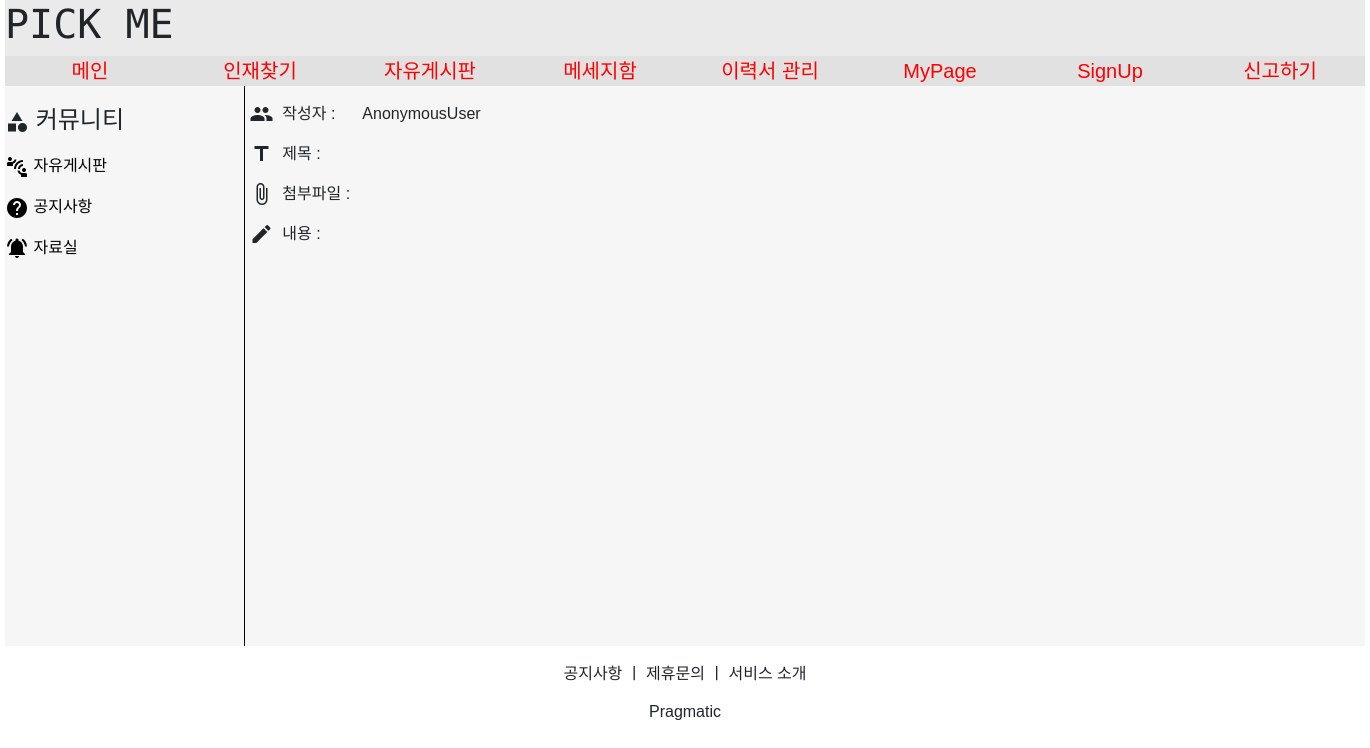
Before: /board/board_detail/13 with the older database file.
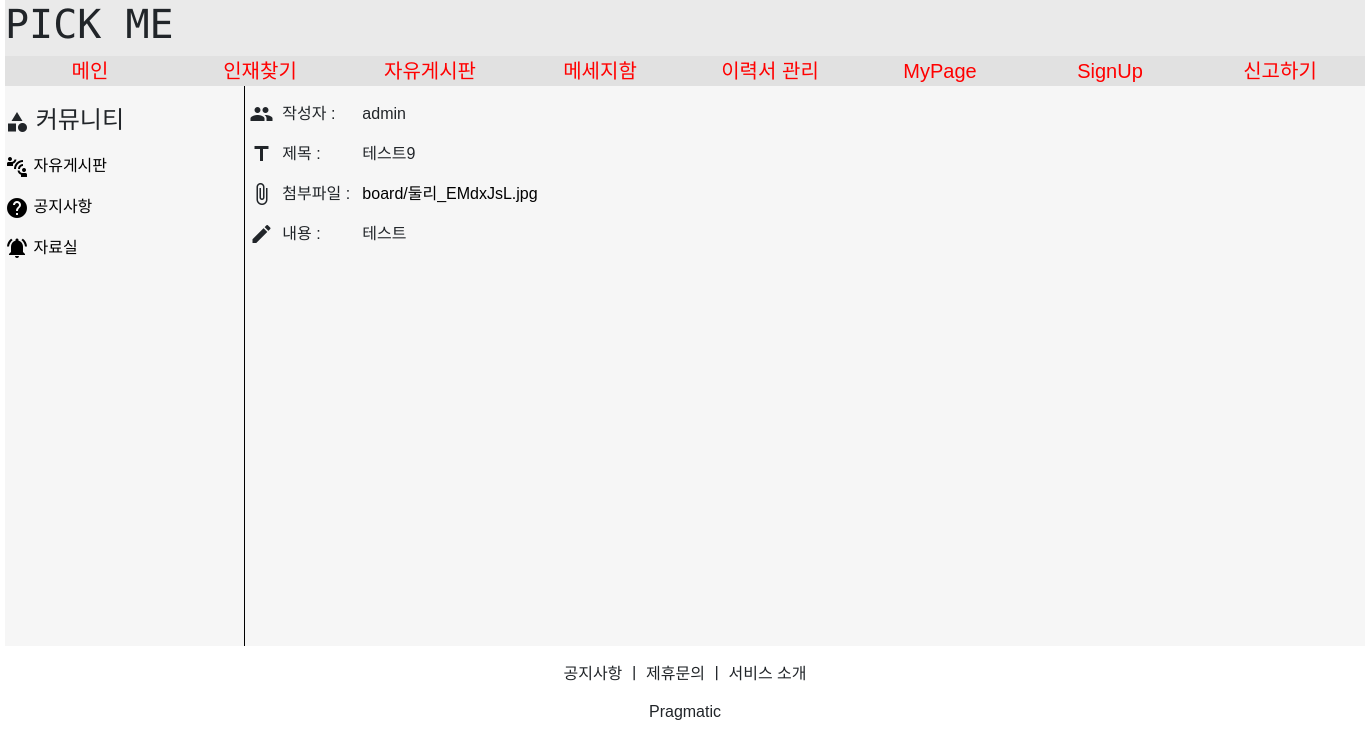
After: the same page with the newer database file.
### accountapp/models.py (models this page shows)
class MyUser(AbstractUser):
    nickname = models.CharField(max_length=20, unique=True)
    company_group = models.CharField(max_length=100)
    company_number = models.CharField(max_length=200)
    company_name = models.CharField(max_length=200)
    company_ceo = models.CharField(max_length=100)
    company_logo = models.FileField(upload_to='company_logo/', null=True, blank=True)
    company_phone_number = models.CharField(max_length=100)
    company_paper = models.FileField(upload_to='company_paper/', null=True, blank=True)
    sos_report = models.IntegerField(default=0)

### boardapp/models.py (models this page shows)
class Board_Model(models.Model):
    board_user = models.ForeignKey(MyUser, on_delete=models.CASCADE, related_name='board_user')
    board_title = models.CharField(max_length=2000)
    board_detail = models.TextField()
    board_date_time = models.DateTimeField(auto_now=True)
    board_file = models.FileField(upload_to='board/', null=True, blank=True)

### boardapp/views.py (the view)
# urls.py: path('board_detail/<int:title>', views.board_detail, name='board_detail'),
def board_detail(request, title):
    context={}
    board = Board_Model.objects.filter(pk=title)
    data = ''
    for temp in board:
        context['user'] = temp.board_user
        context['title'] = temp.board_title
        for temp_data in temp.board_detail:
            if temp_data == ' ':
                data += '∠'
            elif temp_data == '\r':
                data += '∏'
            else:
                data += temp_data
        context['detail'] = data
        print(data, '데이터잘나오나요')
        context['file'] = temp.board_file
    return render(request, 'board_detail.html', context)

### boardapp/templates/board_detail.html (shortened to what this page needs)
{% extends 'base-board.html' %}
{% block content %}
    {% load static %}
    <link rel="stylesheet" href="{% static 'css/board.css' %}">
    <div class="board_content">
        <div class="board_menu">
            <div class="self_margin"></div>
            <div style="font-size:1.5rem;">
                <i style="vertical-align:middle;" class="material-icons">category</i>
                커뮤니티
            </div>
            <div>
                <a href="{% url 'boardapp:board_list' %}">
                    <i style="vertical-align:middle;" class="material-icons">connect_without_contact</i>
                    자유게시판
                </a>
                <a href="{% url 'boardapp:board_gonge_list' %}">
                    <i style="vertical-align:middle;" class="material-icons">help</i>
                    공지사항
                </a>
                <a href="{% url 'boardapp:board_jaro_list' %}">
                    <i style="vertical-align:middle;" class="material-icons">notifications_active</i>
                    자료실
                </a>
            </div>
        </div>
        <div class="board_list2">
            <div class="self_margin"></div>
            <div>
                <i style="vertical-align:middle;" class="material-icons">people</i>
                <div style="width:5rem;">
                    &nbsp;작성자 :
                </div>
                <div style="width:60rem; overflow:hidden;">
                    {{ user }}
                </div>
            </div>
            <div>
                <i style="vertical-align:middle;" class="material-icons">title</i>
                <div style="width:5rem;">
                    &nbsp;제목 :
                </div>
                <div style="width:60rem; overflow:hidden;">
                    {{ title }}
                </div>
            </div>
            <div>
                <i style="vertical-align:middle;" class="material-icons">attach_file</i>
                <div style="width:5rem;">
                    &nbsp;첨부파일 :
                </div>
                <div style="display:flex width:60rem; overflow:hidden;">
                    <a href="/media/{{ file }}" download>
                        {{ file }}
                    </a>
                </div>
            </div>
            <div>
                <i style="vertical-align:middle;" class="material-icons">create</i>
                <div style="width:5rem;">
                    &nbsp;내용 :
                </div>
                <div style="width:60rem; height:20rem; overflow-y: scroll;">
                    {% for list in detail %}{% if list == '∠' %}&nbsp;{% else %}{% if list == '∏' %}<br>{% else %}{{ list }}{% endif %}{% endif %}{% endfor %}
                </div>
            </div>
        </div>
    </div>
{% endblock %}

Changed rows visible on the page:
now on this page (row edited): MyUser: username "admin"
added Board_Model: board_title "테스트9", board_file "board/둘리_EMdxJsL.jpg"
Other visible differences:
{{ user }}: "AnonymousUser" → (not shown)
new list line: "테"
new list line: "스"
new list line: "트"
